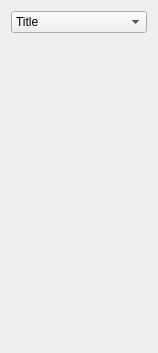
<?xml version="1.0" encoding="UTF-8"?>
<ui version="4.0">
 <class>Tree</class>
 <widget class="QWidget" name="Tree">
  <property name="geometry">
   <rect>
    <x>0</x>
    <y>0</y>
    <width>150</width>
    <height>353</height>
   </rect>
  </property>
  <property name="sizePolicy">
   <sizepolicy hsizetype="Maximum" vsizetype="Ignored">
    <horstretch>150</horstretch>
    <verstretch>150</verstretch>
   </sizepolicy>
  </property>
  <property name="windowTitle">
   <string>Form</string>
  </property>
  <property name="styleSheet">
   <string notr="true"/>
  </property>
  <layout class="QVBoxLayout" name="verticalLayout">
   <item>
    <widget class="QComboBox" name="comboBox">
     <item>
      <property name="text">
       <string>Title</string>
      </property>
     </item>
     <item>
      <property name="text">
       <string>Author</string>
      </property>
     </item>
     <item>
      <property name="text">
       <string>Edited for</string>
      </property>
     </item>
     <item>
      <property name="text">
       <string>Category</string>
      </property>
     </item>
     <item>
      <property name="text">
       <string>Publisher</string>
      </property>
     </item>
     <item>
      <property name="text">
       <string>Place of publication</string>
      </property>
     </item>
     <item>
      <property name="text">
       <string>Printing house</string>
      </property>
     </item>
     <item>
      <property name="text">
       <string>Language</string>
      </property>
     </item>
     <item>
      <property name="text">
       <string>ISBN</string>
      </property>
     </item>
     <item>
      <property name="text">
       <string>ID</string>
      </property>
     </item>
    </widget>
   </item>
   <item>
    <widget class="QStackedWidget" name="stackedWidget">
     <property name="currentIndex">
      <number>1</number>
     </property>
     <widget class="QWidget" name="page"/>
     <widget class="QWidget" name="page_2"/>
    </widget>
   </item>
  </layout>
 </widget>
 <resources/>
 <connections/>
</ui>
